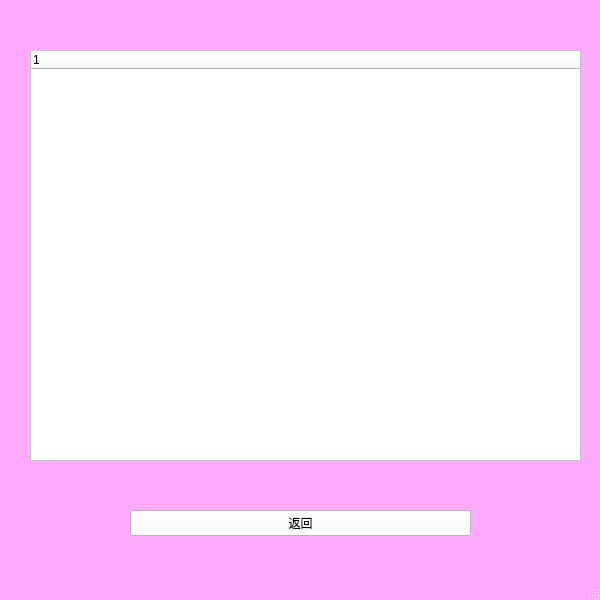
<?xml version="1.0" encoding="UTF-8"?>
<ui version="4.0">
 <class>Queryinterface</class>
 <widget class="QMainWindow" name="Queryinterface">
  <property name="geometry">
   <rect>
    <x>0</x>
    <y>0</y>
    <width>600</width>
    <height>600</height>
   </rect>
  </property>
  <property name="minimumSize">
   <size>
    <width>600</width>
    <height>600</height>
   </size>
  </property>
  <property name="maximumSize">
   <size>
    <width>600</width>
    <height>922</height>
   </size>
  </property>
  <property name="windowTitle">
   <string>查询</string>
  </property>
  <property name="styleSheet">
   <string notr="true"/>
  </property>
  <widget class="QWidget" name="centralwidget">
   <property name="minimumSize">
    <size>
     <width>600</width>
     <height>900</height>
    </size>
   </property>
   <property name="maximumSize">
    <size>
     <width>600</width>
     <height>900</height>
    </size>
   </property>
   <widget class="QTreeWidget" name="treeWidget">
    <property name="geometry">
     <rect>
      <x>30</x>
      <y>50</y>
      <width>551</width>
      <height>411</height>
     </rect>
    </property>
    <property name="styleSheet">
     <string notr="true">
background-color: rgb(255, 255, 255);</string>
    </property>
    <column>
     <property name="text">
      <string/>
     </property>
    </column>
   </widget>
   <widget class="QWidget" name="layoutWidget">
    <property name="geometry">
     <rect>
      <x>130</x>
      <y>510</y>
      <width>341</width>
      <height>26</height>
     </rect>
    </property>
    <layout class="QHBoxLayout" name="horizontalLayout">
     <item>
      <widget class="QPushButton" name="pushButton_3">
       <property name="styleSheet">
        <string notr="true">
background-color: rgb(255, 255, 255);</string>
       </property>
       <property name="text">
        <string>返回</string>
       </property>
      </widget>
     </item>
    </layout>
   </widget>
   <widget class="QFrame" name="frame">
    <property name="geometry">
     <rect>
      <x>-110</x>
      <y>-140</y>
      <width>721</width>
      <height>971</height>
     </rect>
    </property>
    <property name="styleSheet">
     <string notr="true">
background-color: rgb(255, 170, 255);</string>
    </property>
    <property name="frameShape">
     <enum>QFrame::StyledPanel</enum>
    </property>
    <property name="frameShadow">
     <enum>QFrame::Raised</enum>
    </property>
   </widget>
   <zorder>frame</zorder>
   <zorder>treeWidget</zorder>
   <zorder>layoutWidget</zorder>
  </widget>
  <widget class="QStatusBar" name="statusbar"/>
 </widget>
 <resources/>
 <connections/>
</ui>
